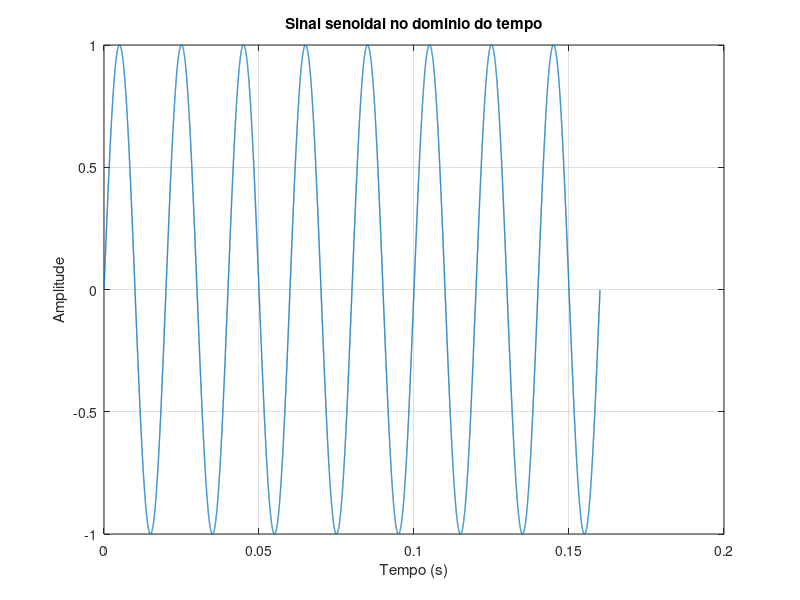
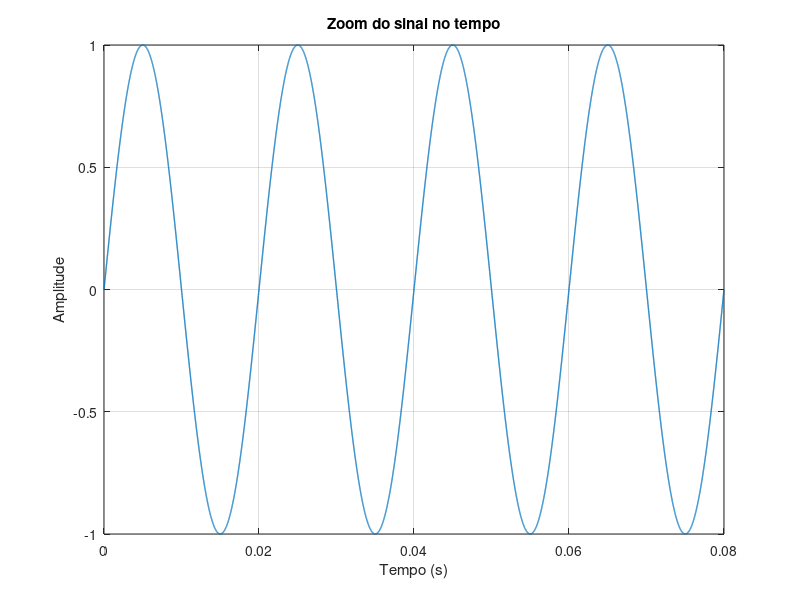

Source code (MATLAB) for these figures, in order: (Note: this script raises an error after producing the figures.)
%% EXERCICIO 4 - 
% SEL0615 - Processamento Digital de Sinais
% Bárbara Fernandes Madera - 11915032
%
% OBSERVACAO IMPORTANTE:
% O sinal pedido tem N = 16384 amostras. A DFT direta para esse N,
% executada 30 vezes, pode demorar MUITO tempo, porque a complexidade dela é O(N^2).
% Por isso, o código possui uma chave chamada "usarBenchmarkCompleto".
% - Se usarBenchmarkCompleto = true, ele tenta executar exatamente como pede o exercício.
% - Se usarBenchmarkCompleto = false, ele faz a comparação de tempo com um N menor,
%   apenas para viabilizar a execução.
%

clc;
clear;
close all;

%% =========================
% 1) PARAMETROS DO SINAL
% ==========================
f0 = 50;                  % Frequencia fundamental do sinal (Hz)
amostrasPorCiclo = 2048;  % Numero de amostras por ciclo
numCiclos = 8;            % Numero de ciclos do sinal

fs = f0 * amostrasPorCiclo;    % Frequencia de amostragem
N = amostrasPorCiclo * numCiclos; % Numero total de amostras

t = (0:N-1) / fs;         % Vetor de tempo
x = sin(2*pi*f0*t);       % Sinal senoidal de entrada

fprintf('Frequencia de amostragem fs = %d Hz\n', fs);
fprintf('Numero total de amostras N = %d\n', N);

%% =========================
% 2) ITEM (a): PLOT DO SINAL
% ==========================
figure;
plot(t, x, 'LineWidth', 1);
grid on;
title('Sinal senoidal no dominio do tempo');
xlabel('Tempo (s)');
ylabel('Amplitude');

% Com a finalidade de se visualizar melhor o sinal, vamos dar zoom em poucos ciclos
figure;
plot(t(1:4*amostrasPorCiclo), x(1:4*amostrasPorCiclo), 'LineWidth', 1);
grid on;
title('Zoom do sinal no tempo');
xlabel('Tempo (s)');
ylabel('Amplitude');

%% ============================================
% 3) FFT RADIX-2 IMPLEMENTADA SEM USAR fft()
% =============================================
% A funcao myFFT() esta no final do script.
% Como N = 16384 = 2^14, ele e apropriado para radix-2.

X_fft_manual = myFFT(x);

% Eixo de frequencia
f_axis = (0:N-1)*(fs/N);

% Magnitude normalizada
mag_fft = abs(X_fft_manual)/N;

% Como o sinal e real, normalmente mostramos apenas metade do espectro
halfN = N/2;
f_half = f_axis(1:halfN);
mag_half = mag_fft(1:halfN);

figure;
plot(f_half, mag_half, 'LineWidth', 1);
grid on;
title('Espectro de frequencia obtido pela FFT radix-2');
xlabel('Frequencia (Hz)');
ylabel('Magnitude normalizada');
xlim([0 300]); % zoom em baixas frequencias

%% ==========================================================
% 4) COMPARACAO VISUAL COM fft() DO MATLAB 
% ==========================================================
% Serve apenas para conferir se FFT ficou correta usando a função pronta de
% fft

X_fft_matlab = fft(x);
erroFFT = max(abs(X_fft_manual - X_fft_matlab));

fprintf('\nErro maximo entre myFFT e fft do MATLAB: %.6e\n', erroFFT);

%% =========================
% 5) ITEM (b): CUSTO N log N
% ==========================
% Aqui apenas mostra-se alguns valores comparativos numericos.

custo_teorico_fft = N * log2(N);
custo_teorico_dft = N^2;

fprintf('\nCusto teorico aproximado:\n');
fprintf('FFT ~ N*log2(N) = %.2f\n', custo_teorico_fft);
fprintf('DFT ~ N^2       = %.2f\n', custo_teorico_dft);
fprintf('Razao DFT/FFT   = %.2f\n', custo_teorico_dft / custo_teorico_fft);

%% ===============================================
% 6) ITEM (c): MEDICAO DE TEMPO FFT x DFT
% ===============================================
% IMPORTANTE:
% A DFT direta para N=16384, 30 vezes, pode ser extremamente lenta.
% Por isso, deixamos uma chave para escolher:
% true  -> roda com o N completo do enunciado
% false -> roda com N reduzido apenas para benchmark viavel

usarBenchmarkCompleto = false;  % altere para true se quiser tentar o enunciado literal
numExecucoes = 30;

if usarBenchmarkCompleto
    x_bench = x;
    N_bench = length(x_bench);
    fprintf('\nBenchmark sera feito com N COMPLETO = %d\n', N_bench);
else
    % N menor para viabilizar a execucao do benchmark da DFT
    N_bench = 1024;  
    x_bench = x(1:N_bench);
    fprintf('\nBenchmark sera feito com N REDUZIDO = %d\n', N_bench);
    fprintf('Isso foi escolhido apenas para tornar a DFT executavel em tempo razoavel.\n');
end

% Verifica se N_bench e potencia de 2 para usar na FFT radix-2
if mod(log2(N_bench),1) ~= 0
    error('N_bench precisa ser potencia de 2 para a FFT radix-2.');
end

temposFFT = zeros(numExecucoes,1);
temposDFT = zeros(numExecucoes,1);

fprintf('\nIniciando benchmark...\n');

for k = 1:numExecucoes
    % Tempo da FFT manual
    tic;
    myFFT(x_bench);
    temposFFT(k) = toc;

    % Tempo da DFT manual
    tic;
    myDFT(x_bench);
    temposDFT(k) = toc;

    fprintf('Execucao %2d/%2d concluida.\n', k, numExecucoes);
end

fprintf('Benchmark concluido.\n');

%% ===============================================
% 7) ESTATISTICAS DOS TEMPOS
% ===============================================
mediaFFT = mean(temposFFT);
desvioFFT = std(temposFFT);
medianaFFT = median(temposFFT);

mediaDFT = mean(temposDFT);
desvioDFT = std(temposDFT);
medianaDFT = median(temposDFT);

fprintf('\n ESTATISTICAS DOS TEMPOS\n');
fprintf('FFT -> media = %.6f s | desvio = %.6f s | mediana = %.6f s\n', ...
    mediaFFT, desvioFFT, medianaFFT);
fprintf('DFT -> media = %.6f s | desvio = %.6f s | mediana = %.6f s\n', ...
    mediaDFT, desvioDFT, medianaDFT);
fprintf('Razao media DFT/FFT = %.2f\n', mediaDFT/mediaFFT);

%% ===============================================
% 8) GRAFICOS DOS TEMPOS
% ===============================================
figure;
plot(1:numExecucoes, temposFFT, '-o', 'LineWidth', 1);
hold on;
plot(1:numExecucoes, temposDFT, '-s', 'LineWidth', 1);
grid on;
title('Tempo de execucao por rodada');
xlabel('Execucao');
ylabel('Tempo (s)');
legend('FFT manual', 'DFT manual');
figure;
boxplot([temposFFT temposDFT], 'Labels', {'FFT manual','DFT manual'});
grid on;
title('Distribuicao estatistica dos tempos');
ylabel('Tempo (s)');

figure;
histogram(temposFFT, 10);
grid on;
title('Histograma dos tempos da FFT manual');
xlabel('Tempo (s)');
ylabel('Frequencia');

figure;
histogram(temposDFT, 10);
grid on;
title('Histograma dos tempos da DFT manual');
xlabel('Tempo (s)');
ylabel('Frequencia');

%% ===============================================
% 9) ITEM (d): COMPARACAO ENTRE TEMPO E CUSTO
% ===============================================
% Aqui foi feito um calculo auxiliar da razao teorica e experimental

razaoTeorica = (N_bench^2) / (N_bench*log2(N_bench));
razaoExperimental = mediaDFT / mediaFFT;

fprintf('\n ITEM (d)\n');
fprintf('Razao teorica aproximada (DFT/FFT) = %.2f\n', razaoTeorica);
fprintf('Razao experimental media (DFT/FFT) = %.2f\n', razaoExperimental);

%% ===============================================
% 10) ITEM (e): CALCULO DE THD
% ===============================================
% Formula:
% THD = sqrt(V2^2 + V3^2 + ... + Vn^2) / V1
%
% Como o enunciado diz que os valores ja estao normalizados em relacao
% a fundamental de 50 Hz com valor unitario, entao V1 = 1.
%
% Logo:
% THD = sqrt(V2^2 + V3^2 + ... + Vn^2)
% THD% = THD * 100

% EXEMPLO:
% Cada linha representa um sinal.
% A primeira coluna e a componente fundamental (V1 = 1),
% e as demais colunas sao os harmonicos normalizados.
%
% IMPORTANTE:
% SUBSTITUA ESTA MATRIZ PELOS VALORES DA TABELA DO ENUNCIADO.

harmonicos = [
    1   0.015  0.220  0.150  0.000  0.102  0.084  0.000;  % 6-pulse
    1   0.002  0.006  0.003  0.000  0.062  0.045  0.000;  % 12-pulse
    1   0.000  0.170  0.101  0.000  0.061  0.044  0.000;  % SFC
    1   0.012  0.336  0.016  0.000  0.087  0.012  0.000;  % DC motor
    1   0.138  0.051  0.026  0.016  0.011  0.008  0.006   % TCR
];

numSinais = size(harmonicos,1);
THD = zeros(numSinais,1);
THD_percent = zeros(numSinais,1);

for i = 1:numSinais
    V1 = harmonicos(i,1);
    harmonicos_superiores = harmonicos(i,2:end);

    THD(i) = sqrt(sum(harmonicos_superiores.^2)) / V1;
    THD_percent(i) = THD(i) * 100;
end

fprintf('\n ITEM (e): THD DOS SINAIS \n');
for i = 1:numSinais
    fprintf('Sinal %d -> THD = %.6f  | THD%% = %.2f%%\n', ...
        i, THD(i), THD_percent(i));
end

%% ===============================================
% 11) TABELA RESUMO NA JANELA DE COMANDO
% ===============================================
fprintf('\nRESUMO \n');
fprintf('Sinal gerado: senoidal de %.2f Hz\n', f0);
fprintf('Amostras por ciclo: %d\n', amostrasPorCiclo);
fprintf('Numero de ciclos: %d\n', numCiclos);
fprintf('fs = %d Hz\n', fs);
fprintf('N total = %d\n', N);

%% ==========================================================
% FUNCOES LOCAIS
% ==========================================================
% Scripts com funções locais ao final.

function X = myFFT(x)
% myFFT - Implementa a FFT radix-2 recursiva
%
% Entrada:
%   x -> vetor do sinal no tempo
%
% Saida:
%   X -> transformada do sinal
%
% A ideia da FFT radix-2 e dividir o problema em:
% - amostras de indices pares
% - amostras de indices impares
% e combinar os resultados recursivamente.

    N = length(x);

    % Caso base da recursao:
    % se o vetor tem apenas 1 elemento, a "transformada" e ele mesmo
    if N == 1
        X = x;
        return;
    end

    % Verifica se N e par
    if mod(N,2) ~= 0
        error('O tamanho do vetor deve ser potencia de 2 para FFT radix-2.');
    end

    % Separa elementos de indices pares e impares
    x_par = x(1:2:end);
    x_impar = x(2:2:end);

    % Chamada recursiva para cada metade
    X_par = myFFT(x_par);
    X_impar = myFFT(x_impar);

    % Calcula os fatores rotacionais (twiddle factors)
    k = 0:(N/2 - 1);
    W = exp(-1j*2*pi*k/N);

    % Combina os resultados
    parte_superior = X_par + W .* X_impar;
    parte_inferior = X_par - W .* X_impar;

    X = [parte_superior, parte_inferior];
end

function X = myDFT(x)
% myDFT - Implementa a DFT direta pela definicao
%
% Entrada:
%   x -> vetor do sinal no tempo
%
% Saida:
%   X -> DFT do sinal
%
% Formula:
% X(k) = somatorio de n=0 ate N-1 de x(n)*exp(-j*2*pi*k*n/N)
% Visto nos slides

    N = length(x);
    X = zeros(1,N);

    % Dois lacos: um para k e outro para n
    for k = 0:N-1
        soma = 0;
        for n = 0:N-1
            soma = soma + x(n+1) * exp(-1j*2*pi*k*n/N);
        end
        X(k+1) = soma;
    end
end
